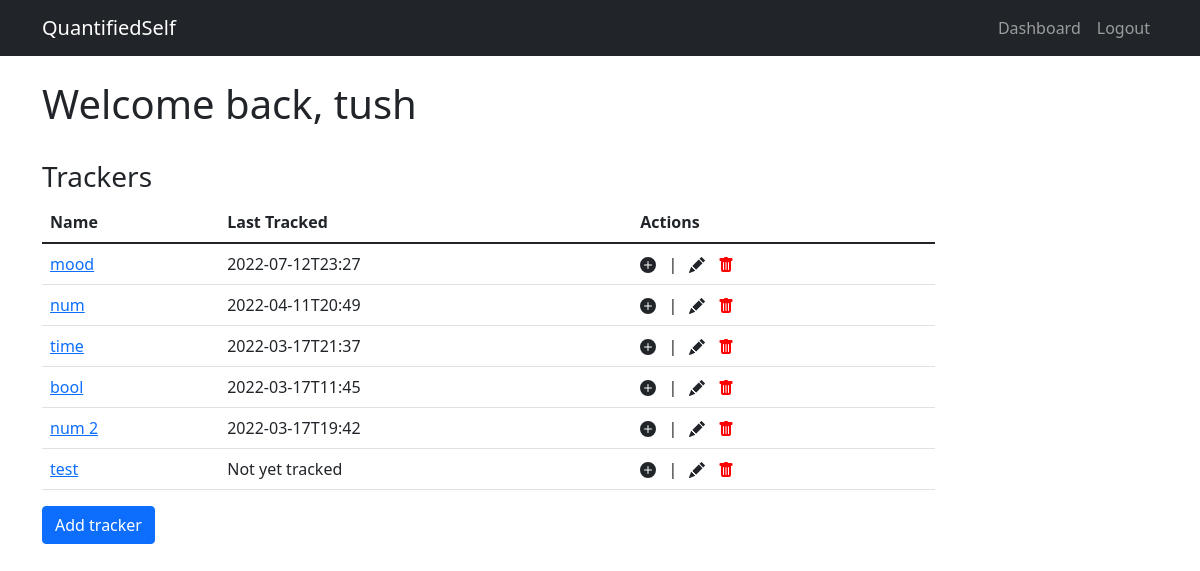
Page /dashboard (signed in) on the committed database.
### models.py (models this page shows)
class Tracker(db.Model):
  __tablename__='trackers'
  tid=db.Column(db.Integer, primary_key=True,autoincrement=True)
  tname=db.Column(db.String, nullable=False)
  tdescription=db.Column(db.String)
  ttype=db.Column(db.String, nullable=False)
  tsetting=db.Column(db.String)
  userid=db.Column(db.Integer,db.ForeignKey("user.userid"))
  log=db.relationship("Log", cascade="all,delete-orphan")

class Log(db.Model):
  __tablename__='logs'
  logid=db.Column(db.Integer, primary_key=True,autoincrement=True)
  time=db.Column(db.String, nullable=False)
  tracker=db.Column(db.String, nullable=False)
  value=db.Column(db.String, nullable=False)
  note=db.Column(db.String, nullable=False)
  tid=db.Column(db.Integer,db.ForeignKey("trackers.tid"))

### app.py (the view)
@app.route("/dashboard", methods=["GET","POST"])
def dashboard():
    if request.method=="POST":
        return redirect('/add_tracker')
    trackers = Tracker.query.filter(Tracker.userid==session['id']).all()
    for i in trackers:
        logs = Log.query.filter(Log.tid==i.tid).all()
        if logs==[]:
            last[i.tid]="Not yet tracked"
        else:
            last[i.tid]=logs[-1].time
    return render_template("dashboard.html",session=session,trackers=trackers,last=last)

### templates/dashboard.html (shortened to what this page needs)
<!DOCTYPE html>
<html lang="en">
<head>
    <link href="https://cdn.jsdelivr.net/npm/bootstrap@5.1.3/dist/css/bootstrap.min.css" rel="stylesheet"
>
</head>
<body>
    <nav class="navbar navbar-expand-lg navbar-dark bg-dark">
        <div class="container">
            <a class="navbar-brand" href="#">QuantifiedSelf</a>
            <div class="collapse navbar-collapse" id="navbarResponsive">
                <ul class="navbar-nav ms-auto">
                    <li class="nav-item active">
                        <a class="nav-link" href="/dashboard">Dashboard</a>
                    </li>
                    <li class="nav-item">
                        <a class="nav-link" href="/logout">Logout</a>
                    </li>
                </ul>
            </div>
        </div>
    </nav>
    <div class="container">
        <br>
        <h1>Welcome back, {{session['username']}}</h1>
        <br>
        <h3>Trackers</h3>
        <div class="d-flex justify-content-center flex-column">
            <table class="table table-hover align-middle" style="width: 80%;">
                <thead>
                    <tr>
                        <th>Name</th>
                        <th>Last Tracked</th>
                        <th>Actions</th>
                    </tr>
                </thead>
                <tbody>
                    {% for tracker in trackers %}
                    <tr>
                        <td><a href="/tracker/{{tracker['tid']}}">{{tracker['tname']}}</a></td>
                        <td>{{last[tracker['tid']]}}</td>
                        <td>
                            <a href="/tracker/{{tracker['tid']}}/add_log" title="Add log">
                                <svg xmlns="http://www.w3.org/2000/svg" width="16" height="16"
                                    fill="rgba(var(--bs-dark-rgb))" class="bi bi-plus-circle-fill" viewBox="0 0 16 16">
                                    <path
                                        d="M16 8A8 8 0 1 1 0 8a8 8 0 0 1 16 0zM8.5 4.5a.5.5 0 0 0-1 0v3h-3a.5.5 0 0 0 0 1h3v3a.5.5 0 0 0 1 0v-3h3a.5.5 0 0 0 0-1h-3v-3z" />
                                </svg></a>
                            <span class="mx-2">|</span>
                            <a href="/tracker/{{tracker['tid']}}/update" title="Edit tracker" class="me-2">
                                </a>
                            <a href="/tracker/{{tracker['tid']}}/delete" title="Delete tracker">
                            </a>
                        </td>
                    </tr>
                    {% endfor %}
                </tbody>
            </table>
            <form action="/dashboard" method="POST" id="create-form">
                <button type="submit" class="btn btn-primary">Add tracker</button>
            </form>
        </div>
    </div>
</body>
</html>

### rows in the picture
Tracker: tname "mood"
Log: time "2022-07-12T23:27"
Tracker: tname "num"
Log: time "2022-04-11T20:49"
Tracker: tname "time"
Log: time "2022-03-17T21:37"
Tracker: tname "bool"
Log: time "2022-03-17T11:45"
Tracker: tname "num 2"
Log: time "2022-03-17T19:42"
Tracker: tname "test", last "Not yet tracked"

### other values in the picture
{{ session['username'] }} "tush"
